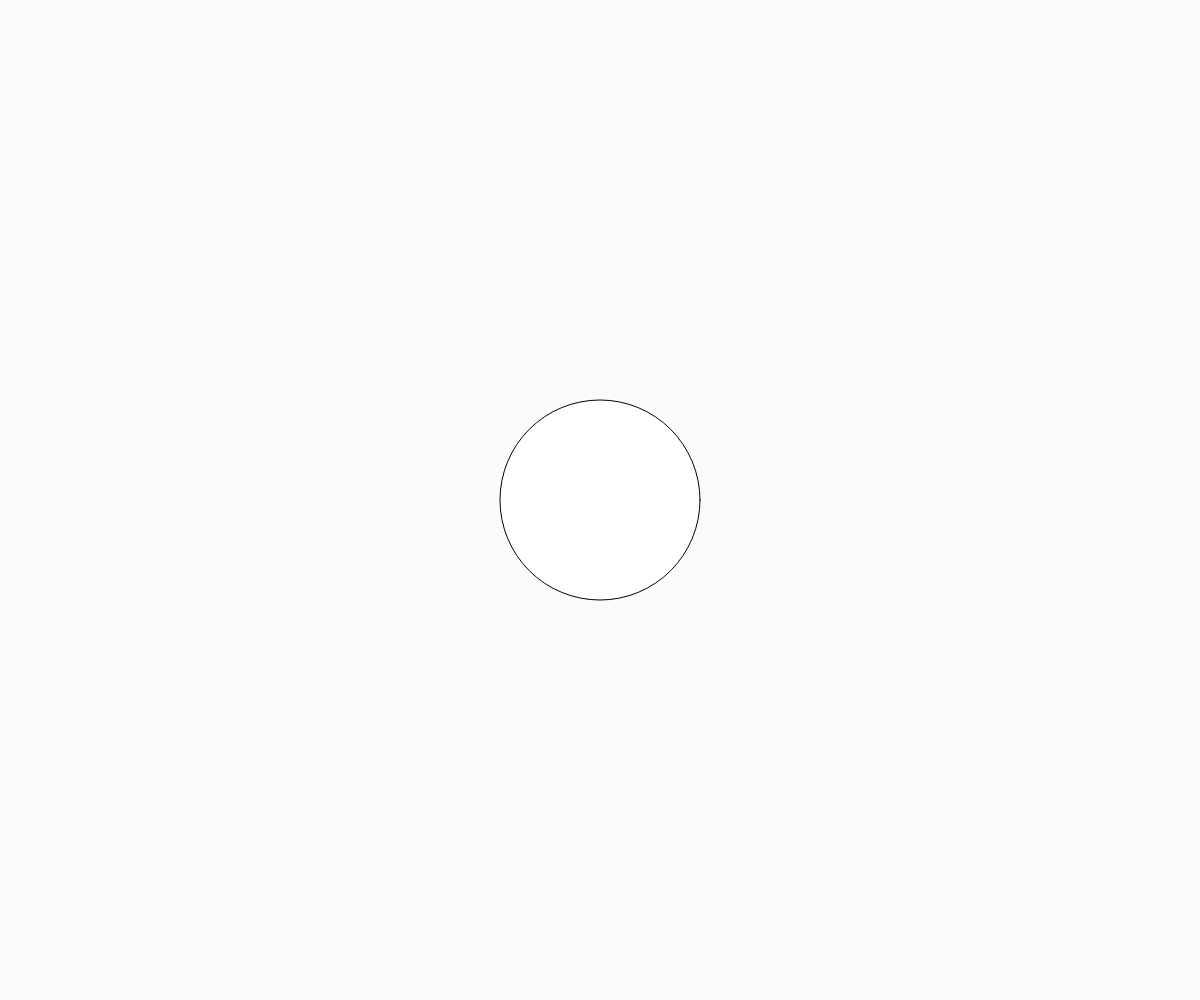
Frame 1 (no input)
Frame 60 (no input): identical to frame 1, image omitted
Frame 120 (the mouse pressed at the canvas centre since frame 60): identical to frame 1, image omitted

The p5.js sketch that drew this single still picture (run headless with seeded random() and noise() and a simulated clock; from frame 60 on, the mouse is pressed at the canvas centre):

// p5.js sketch
// ── sketch.js
var canvas;

function windowResized() {
  //add min-width; same as mobile's min-width
  resizeCanvas(windowWidth, windowHeight)
}

function setup() {
  canvas = createCanvas(windowWidth, windowHeight);
  canvas.position(0,0)
  canvas.style('z-index', '-1')
  circle();
}

function draw() {
  background('#FCFBFB');
  circle(windowWidth/2, windowHeight/2, 200);
}
